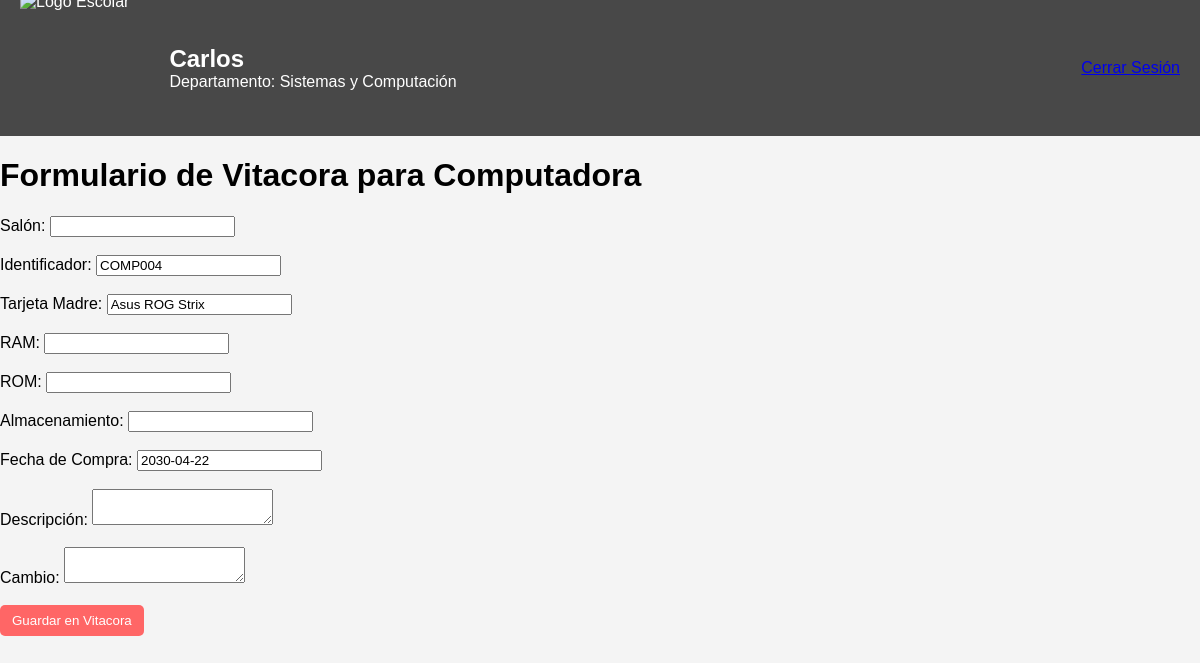
/Admin/vitacoraPc.php?id=4 (signed in), run on the app's committed database.
### tables this page shows
CREATE TABLE `usuarios` (
  `id_usuario` int(11) NOT NULL,
  `nombre` varchar(255) DEFAULT NULL,
  `correo` varchar(255) DEFAULT NULL,
  `password` varchar(255) DEFAULT NULL,
  `rol` enum('Admin','Usuario','Tecnico','Jefe') DEFAULT NULL,
  `id_departamento` int(11) DEFAULT NULL,
  `calificacion` float NOT NULL
);

CREATE TABLE `departamentos` (
  `id_departamento` int(11) NOT NULL,
  `Nombre` varchar(255) DEFAULT NULL
);

CREATE TABLE `computadoras` (
  `id_computadora` int(11) NOT NULL,
  `identificador` varchar(10) DEFAULT NULL,
  `tarjeta_madre` varchar(50) DEFAULT NULL,
  `procesador` varchar(50) DEFAULT NULL,
  `RAM` int(11) DEFAULT NULL,
  `ROM` int(11) DEFAULT NULL,
  `Almacenamiento` int(11) DEFAULT NULL,
  `fecha_compra` date DEFAULT NULL,
  `id_salon` int(11) DEFAULT NULL
);

### User/ObtenerUser.php (called while the page is built, shortened)
<?php
include("../ConexionBD.php");
$user_id = $_SESSION['id'];
$query = "SELECT u.nombre AS usuario_nombre, d.nombre AS departamento_nombre
          FROM usuarios u
          INNER JOIN departamentos d ON u.id_departamento = d.id_departamento
          WHERE u.id_usuario = ?";
$stmt = $conn->prepare($query);
$stmt->bind_param("i", $user_id);
$stmt->execute();
$result = $stmt->get_result();
if ($result->num_rows > 0) {
    $department_data = $result->fetch_assoc();
    $user_name = $department_data['usuario_nombre'];
    $department_name = $department_data['departamento_nombre'];
} else {
    echo "Usuario no encontrado";
}
?>

### Admin/vitacoraPc.php (the view, shortened to what this page needs)
<?php
include("../User/ObtenerUser.php");
include("../Admin/Querrys.php");
$id_computadora = $_GET['id'] ?? null;
if ($id_computadora) {
    $queryPc = "SELECT * FROM computadoras WHERE id_computadora = ?";
    $stmt = $conn->prepare($queryPc);
    $stmt->bind_param("i", $id_computadora);
    $stmt->execute();
    $resultado = $stmt->get_result();
    if ($resultado->num_rows > 0) {
        $pc = $resultado->fetch_assoc();
    } else {
        die("No se encontró la computadora con ID: $id_computadora");
    }
} else {
    die("ID de computadora no especificado.");
}
?>
<!DOCTYPE html>
<html lang="es">
<head>
    <link rel="stylesheet" href="css/vitacora.css">
</head>
<body>
    <div class="header">
        <div class="logo-user">
            <img src="../imagen/logoTec.png" alt="Logo Escolar">
            <div class="user-info">
                <h2><?php echo htmlspecialchars($user_name); ?></h2>
                <p>Departamento: <?php echo htmlspecialchars($department_name); ?></p>
            </div>
        </div>
        <div class="nav-options">
            <a href="../index.html">Cerrar Sesión</a>
        </div>
    </div>
    <div class="content">
        <h1>Formulario de Vitacora para Computadora</h1>
        <form method="POST" action="guardarVitacora.php">
            <label for="salon">Salón:</label>
            <input type="text" id="salon" name="salon" value="<?= htmlspecialchars($pc['salon']); ?>" readonly><br><br>
            <label for="identificador">Identificador:</label>
            <input type="text" id="identificador" name="identificador" value="<?= htmlspecialchars($pc['identificador']); ?>" readonly><br><br>
            <label for="tarjeta_madre">Tarjeta Madre:</label>
            <input type="text" id="tarjeta_madre" name="tarjeta_madre" value="<?= htmlspecialchars($pc['tarjeta_madre']); ?>" readonly><br><br>
            <label for="ram">RAM:</label>
            <input type="text" id="ram" name="ram" value="<?= htmlspecialchars($pc['ram']); ?>" readonly><br><br>
            <label for="rom">ROM:</label>
            <input type="text" id="rom" name="rom" value="<?= htmlspecialchars($pc['rom']); ?>" readonly><br><br>
            <label for="almacenamiento">Almacenamiento:</label>
            <input type="text" id="almacenamiento" name="almacenamiento" value="<?= htmlspecialchars($pc['almacenamiento']); ?>" readonly><br><br>
            <label for="fecha_compra">Fecha de Compra:</label>
            <input type="text" id="fecha_compra" name="fecha_compra" value="<?= htmlspecialchars($pc['fecha_compra']); ?>" readonly><br><br>
            <label for="descripcion">Descripción:</label>
            <textarea id="descripcion" name="descripcion" required></textarea><br><br>
            <label for="cambio">Cambio:</label>
            <textarea id="cambio" name="cambio" required></textarea><br><br>
            <button type="submit">Guardar en Vitacora</button>
        </form>
    </div>
</body>
</html>

### Admin/css/vitacora.css (style rules this page uses)
html, body { height: 100%; padding: 0; margin: 0; font-family: Arial, sans-serif; background-color: #f4f4f4; }
.header { display: flex; justify-content: space-between; height: 12%; align-items: center; padding: 20px; background-color: rgba(0, 0, 0, 0.7); color: white; }
.logo-user { display: flex; align-items: center; }
.logo-user img { height: 150px; margin-right: 40px; }
.user-info h2, .user-info p { margin: 0; }
button { background-color: #ff6666; color: white; border: none; padding: 8px 12px; cursor: pointer; border-radius: 5px; transition: background-color 0.3s ease; }

### data on the page
usuarios: nombre "Carlos", id_departamento.Nombre "Sistemas y Computación"
computadoras: identificador "COMP004", tarjeta_madre "Asus ROG Strix", fecha_compra "2030-04-22"
